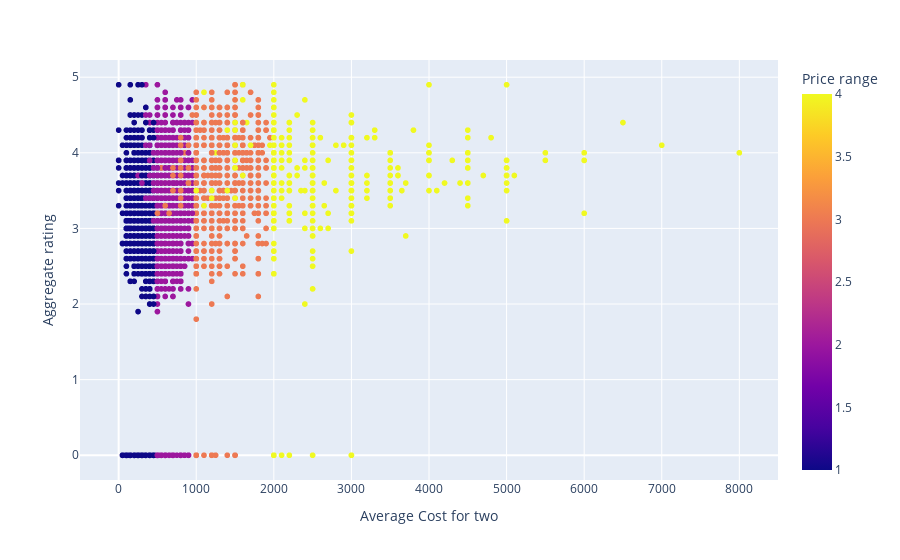

Here is the notebook cell this chart was saved with:
### Code cell
plt.figure(figsize=(15,8))
sns.set_style(style='whitegrid')
px.scatter(zomato_india,x="Average Cost for two",y="Aggregate rating",color='Price range' )

### Figure 1 — Plotly figure (JSON) as saved in the notebook; plotly's stock layout.template omitted (floating-point values rounded to 4 significant figures; data arrays with more than 128 entries replaced by an {"elided": "..."} marker saying what was removed)
{"data": [{"hovertemplate": "Average Cost for two=%{x}<br>Aggregate rating=%{y}<br>Price range=%{marker.color}<extra></extra>", "legendgroup": "", "marker": {"color": {"elided": "8652 int values"}, "coloraxis": "coloraxis", "symbol": "circle"}, "mode": "markers", "name": "", "showlegend": false, "type": "scattergl", "x": {"elided": "8652 int values"}, "xaxis": "x", "y": {"elided": "8652 float values"}, "yaxis": "y"}], "layout": {"coloraxis": {"colorbar": {"title": {"text": "Price range"}}, "colorscale": [[0, "#0d0887"], [0.1111, "#46039f"], [0.2222, "#7201a8"], [0.3333, "#9c179e"], [0.4444, "#bd3786"], [0.5556, "#d8576b"], [0.6667, "#ed7953"], [0.7778, "#fb9f3a"], [0.8889, "#fdca26"], [1, "#f0f921"]]}, "legend": {"tracegroupgap": 0}, "margin": {"t": 60}, "xaxis": {"anchor": "y", "domain": [0, 1], "title": {"text": "Average Cost for two"}}, "yaxis": {"anchor": "x", "domain": [0, 1], "title": {"text": "Aggregate rating"}}}}
